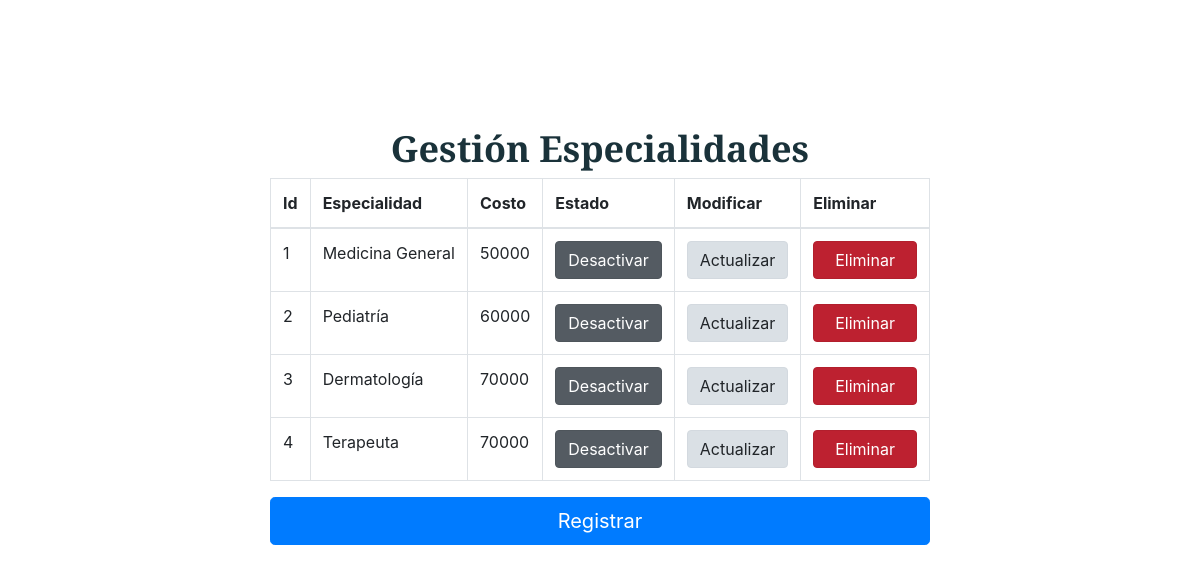
/index.php?c=Administrador&a=gestion_espec (signed in), run on an earlier commit of the app's database.
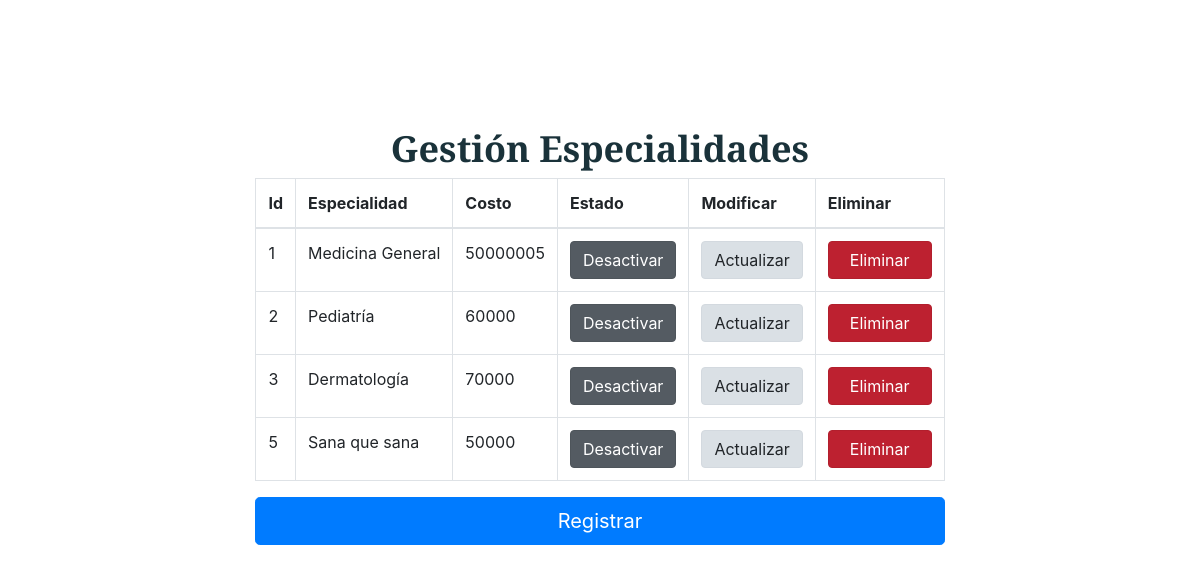
And on a later commit of the database.
### tables this page shows
CREATE TABLE `especialidad` (
  `id_especialidad` tinyint(2) NOT NULL,
  `descrip_espec` varchar(30) NOT NULL,
  `costo_espec` int(6) NOT NULL,
  `estado_espec` tinyint(1) NOT NULL,
  `create_espec` datetime NOT NULL DEFAULT current_timestamp()
);

### controllers/Administrador.php (called while the page is built, shortened)
<?php
	class AdministradorController {
		public function __construct(){
			require_once "models/AdministradorModel.php";
		}
		public function gestion_espec(){
			$especialidad = new Administrador_model();
			$data["especialidad"] = $especialidad->get_especialidad();
			require_once "views/administrador/gestion_espec/gestion_espec.php";
		}
	}
?>

### config/database.php (called while the page is built)
<?php
	class Conectar {
		public static function conexion(){
			$conexion = mysqli_connect("localhost", "root", "", "clinica_health_home");
			return $conexion;
		}
	}
?>

### models/AdministradorModel.php (called while the page is built, shortened)
<?php
	class Administrador_model {
		private $db;
		private $especialidad;
		public function __construct(){
			$this->db = Conectar::conexion();
			$this->especialidad = array();
		}
		public function get_especialidad()
		{
			$sql = "SELECT * FROM especialidad";
			$resultado = $this->db->query($sql);
			while($row = $resultado->fetch_assoc())
			{
				$this->especialidad[] = $row;
			}
			return $this->especialidad;
		}
	}
?>

### views/administrador/gestion_espec/gestion_espec.php (the view, shortened to what this page needs)
<!DOCTYPE html>
<html lang="en">
<head>
    <link rel="stylesheet" href="assets/css/estilos.css">
    <link rel="stylesheet" href="https://stackpath.bootstrapcdn.com/bootstrap/4.4.1/css/bootstrap.min.css">
    <link rel="stylesheet" type="text/css" href="https://cdn.datatables.net/v/bs4/dt-1.10.20/datatables.min.css"/>
    <link rel="stylesheet" type="text/css" href="https://cdn.datatables.net/responsive/2.2.3/css/responsive.dataTables.min.css">
</head>
<body>
    <main>
        <div class="container__cover">
            <div class="cover">
                <div class="caja3">
                    <h1>Gestión Especialidades</h1>
                    <div class="row">
                        <div class="col-lg-12">
                            <table id="example" class="table table-bordered  display nowrap" cellspacing="0" width="100%">
                                <thead>
                                    <tr>
                                        <th>Id</th>
                                        <th>Especialidad</th>
                                        <th>Costo</th>
                                        <th>Estado</th>
                                        <th>Modificar</th>
                                        <th>Eliminar</th>
                                    </tr>
                                </thead>
                                <tbody>
                                    <?php foreach ($data["especialidad"] as $dato) {
                                      if($dato["estado_espec"]==1){
                                        $url="index.php?c=Administrador&a=cambio_estado_1_espec&id=";
                                        $boton="class='btn btn-secondary active' role='button' aria-pressed='true'>Desactivar</a>";
                                      }else{
                                        $estado="Inactivo";
                                        $url="index.php?c=Administrador&a=cambio_estado_2_espec&id=";
                                        $boton="class='btn btn-success active' role='button' aria-pressed='true'>&nbsp&nbsp&nbspActivar&nbsp&nbsp&nbsp</a>";
                                      }
                                      echo "<tr>";
                                      echo "<td>".$dato["id_especialidad"]."</td>";
                                      echo "<td>".$dato["descrip_espec"]."</td>";
                                      echo "<td>".$dato["costo_espec"]."</td>";
                                      echo "<td><a href='"."$url".$dato["id_especialidad"]."' ".$boton."</td>";
                                      echo "<td><a href='index.php?c=Administrador&a=actualizar_espec&id=".$dato["id_especialidad"]."' class='btn btn-light active' role='button' aria-pressed='true'>Actualizar</a></td>";
                                      echo "<td><a onclick='eliminar_espec(".$dato["id_especialidad"].")'  class='btn btn-danger active ' role='button' aria-pressed='true'>&nbsp&nbspEliminar&nbsp&nbsp</a>
                                      </td>";
                                      echo "</tr>";
                                    }
                                    ?>
                                </tbody>
                            </table>
                        </div>
                    </div>
                    <a href="index.php?c=Administrador&a=nuevo_espec" class="btn btn-primary btn-lg btn-block" role="button" aria-pressed="true">Registrar</a>
                </div>
            </div>
        </div>
    </main>
</body>
</html>

What changed in the data, as far as the page shows it:
removed especialidad: id_especialidad "4", descrip_espec "Terapeuta", costo_espec "70000", estado_espec "Desactivar"
changed especialidad "Medicina General": costo_espec "50000" → "50000005"
added especialidad: id_especialidad "5", descrip_espec "Sana que sana", costo_espec "50000", estado_espec "Desactivar"
